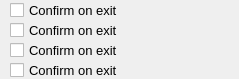
      <widget class="QWidget" name="scrollAreaWidgetContents">
       <property name="geometry">
        <rect>
         <x>0</x>
         <y>0</y>
         <width>239</width>
         <height>79</height>
        </rect>
       </property>
       <widget class="QCheckBox" name="checkBox_10">
        <property name="geometry">
         <rect>
          <x>10</x>
          <y>0</y>
          <width>221</width>
          <height>21</height>
         </rect>
        </property>
        <property name="font">
         <font>
          <family>MS Sans Serif</family>
          <pointsize>10</pointsize>
         </font>
        </property>
        <property name="text">
         <string>Confirm on exit</string>
        </property>
       </widget>
       <widget class="QCheckBox" name="checkBox_11">
        <property name="geometry">
         <rect>
          <x>10</x>
          <y>20</y>
          <width>231</width>
          <height>21</height>
         </rect>
        </property>
        <property name="font">
         <font>
          <family>MS Sans Serif</family>
          <pointsize>10</pointsize>
         </font>
        </property>
        <property name="text">
         <string>Confirm on exit</string>
        </property>
       </widget>
       <widget class="QCheckBox" name="checkBox_12">
        <property name="geometry">
         <rect>
          <x>10</x>
          <y>40</y>
          <width>231</width>
          <height>21</height>
         </rect>
        </property>
        <property name="font">
         <font>
          <family>MS Sans Serif</family>
          <pointsize>10</pointsize>
         </font>
        </property>
        <property name="text">
         <string>Confirm on exit</string>
        </property>
       </widget>
       <widget class="QCheckBox" name="checkBox_13">
        <property name="geometry">
         <rect>
          <x>10</x>
          <y>60</y>
          <width>221</width>
          <height>21</height>
         </rect>
        </property>
        <property name="font">
         <font>
          <family>MS Sans Serif</family>
          <pointsize>10</pointsize>
         </font>
        </property>
        <property name="text">
         <string>Confirm on exit</string>
        </property>
       </widget>
      </widget>
